Frame 1 (no input): blank canvas, image omitted
Frame 60 (the mouse pressed at the canvas centre just before this capture): blank canvas, image omitted
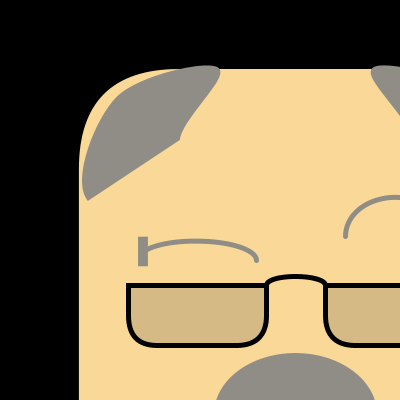
Frame 120 (the mouse held since frame 60 and released just before this capture)

The Processing sketch whose frames 1 and 60 were blank and that drew this single picture after the mouse press (run headless with seeded random() and noise(); from frame 60 on, the mouse is pressed at the canvas centre):

// Processing sketch: processing_129699
// ── processing_129699.pde

//copyright nickiecheung HW3
//variables
float x, y, xDist, yDist, easingCoef, dx, dy;

void setup()
{
  size(400,400);
  background(0);
}

void draw()
{
  //stuff for aesthetic choice
  noCursor();
  background(0);
  
 //variable statements
 x=dx;
 y=dy;
 xDist=mouseX - x;
 yDist=mouseY - y;
 easingCoef=.07;
 dx=x+xDist*easingCoef;
 dy=y+yDist*easingCoef;
 
 
//head
fill(250, 216, 151);
noStroke();
rectMode(CENTER);
rect(x*1.5, y*1.5, x*2.2, y*2.3, 100, 100, 70, 70);

//glasses
fill(60,60,60,50);
stroke(0);
strokeWeight(5);
rect(x,y*1.6,x*.7,y*.3,0,0,70,70);
rect(x*2,y*1.6,x*.7,y*.3,0,0,70,70);
noFill();
arc(x*1.5,y*1.45,x*.3,y*.1,PI,2*PI);

//n
rectMode(CORNER);
fill(144,141,134);
noStroke();
rect(x*.7,y*1.2,x*.05,y*.15);
stroke(144,141,134);
noFill();
arc(x,y*1.32,x*.6,y*.2,PI+PI/8,2*PI);

//eyebrow
arc(x*2,y*1.2,x*.5,y*.4,PI,PI*1.75);

//hair
fill(144,141,134);
beginShape();
  curveVertex(x,1.1*y);
  curveVertex(x*.45,y);
  curveVertex(x*.6,y*.5);
  curveVertex(x*1.1,y*.35);
  curveVertex(x*.9,y*.7);
  curveVertex(x,y);
endShape(CLOSE);

beginShape();
  curveVertex(2*x,1.1*y);
  curveVertex(2.55*x,y);
  curveVertex(2.4*x,y*.5);
  curveVertex(1.9*x,y*.35);
  curveVertex(2.1*x,y*.7);
  curveVertex(2*x,y);
endShape(CLOSE);
  
//moustache
arc(x*1.5,y*2.1,x*.8,y*.6,PI,2*PI);
}
  
